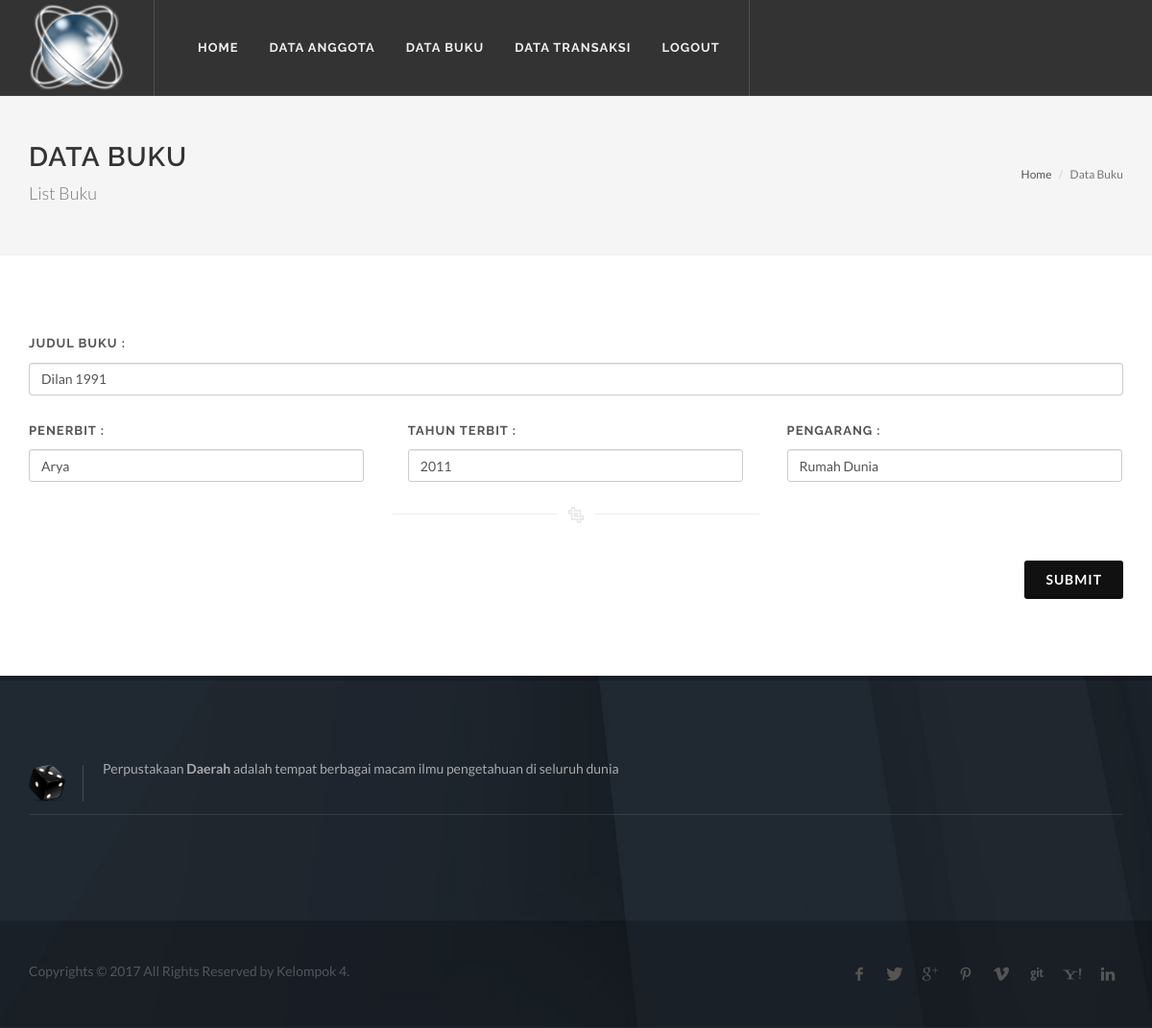
/add_buku.php?edit=1, run on the app's committed database.
### tables this page shows
CREATE TABLE `buku` (
  `id_buku` int(11) NOT NULL,
  `judul` varchar(50) NOT NULL,
  `penerbit` varchar(50) NOT NULL,
  `tahun` int(11) NOT NULL,
  `pengarang` varchar(50) NOT NULL
);

### add_buku.php (the view, shortened to what this page needs)
<!DOCTYPE html>
<html dir="ltr" lang="en-US">
<head>
    <link rel="stylesheet" href="css/bootstrap.css" type="text/css" />
    <link rel="stylesheet" href="style.css" type="text/css" />
    <link rel="stylesheet" href="css/dark.css" type="text/css" />
    <link rel="stylesheet" href="css/font-icons.css" type="text/css" />
    <link rel="stylesheet" href="css/animate.css" type="text/css" />
    <link rel="stylesheet" href="css/magnific-popup.css" type="text/css" />
    <link rel="stylesheet" href="css/components/bs-select.css" type="text/css" />
    <link rel="stylesheet" href="css/responsive.css" type="text/css" />
</head>
<body class="stretched">
<div id="wrapper" class="clearfix">
    <?php
    include "header.php";
    ?>
    <section id="page-title">
        <div class="container clearfix">
            <h1>Data Buku</h1>
            <span>List Buku</span>
            <ol class="breadcrumb">
                <li><a href="#">Home</a></li>
                <li class="active">Data Buku</li>
            </ol>
        </div>
    </section>
    <?php
    if(isset($_GET['edit'])){
        $id = $_GET['edit'];
        require_once "koneksi.php";
        $sql = mysqli_query($con, "SELECT * FROM `buku` WHERE `id_buku`='$id'");
        if($tampil= mysqli_fetch_array($sql)){
            $judul = $tampil['judul'];
            $penerbit = $tampil['penerbit'];
            $tahun = $tampil['tahun'];
            $pengarang = $tampil['pengarang'];
            $link = "action.php?action=update-buku&id=".$id;
        }
    }
    ?>
    <section id="content">
        <div class="content-wrap">
            <div class="container clearfix">
                <form id="input_buku" name="input_buku" action="<?php echo $link; ?>" method="post">
					<div class="col_full">
                        <label>Judul Buku :</label>
                        <input id="in_judul" name="in_judul" class="form-control" placeholder="Judul Buku" value="<?php echo $judul; ?>">
                    </div>
                    <div class="col_one_third">
                        <label>Penerbit :</label>
                        <input id="in_penerbit" name="in_penerbit" class="form-control" placeholder="Penerbit Buku" value="<?php echo $penerbit; ?>">
                    </div>
                    <div class="col_one_third">
                        <label>Tahun Terbit :</label>
                        <input id="in_tahun" name="in_tahun" class="form-control" placeholder="Tahun Terbit" value="<?php echo $tahun; ?>">
                    </div>
                    <div class="col_one_third col_last">
                        <label>Pengarang :</label>
                        <input id="in_pengarang" name="in_pengarang" class="form-control" placeholder="Pengarang Buku" value="<?php echo $pengarang; ?>">
                    </div>
					<div class="divider divider-short divider-center"><i class="icon-crop"></i></div>
                    <div class="coll_full nobottommargin">
                        <button id="submit_input" name="submit_input" style="float:right" class="button button-3d button-black nomargin" value="submit">Submit</button>
                    </div>
                </form>
            </div>
        </div>
    </section>
    <?php include "footer.php"; ?>
</div>
<link rel="stylesheet" href="css/components/bs-select.css" type="text/css" />
</body>
</html>

### data on the page
buku: in_judul "Dilan 1991", in_penerbit "Arya", in_tahun "2011", in_pengarang "Rumah Dunia"
